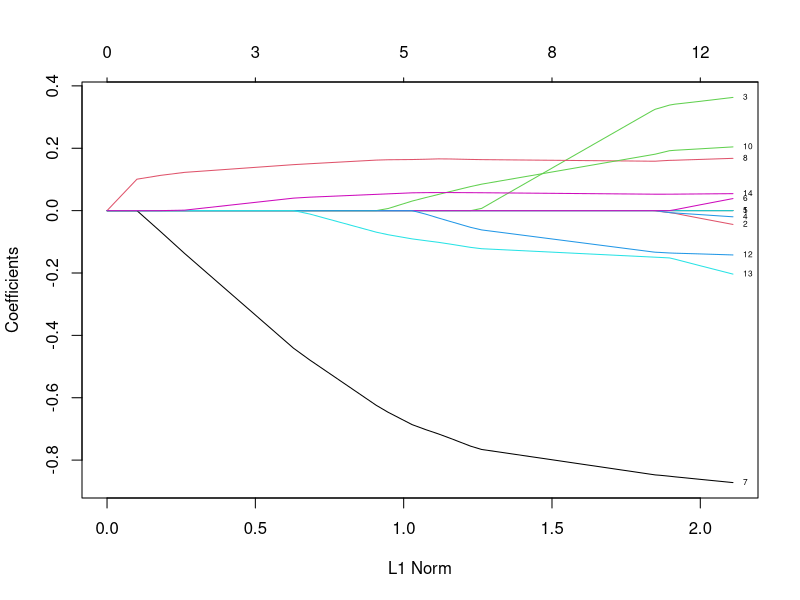
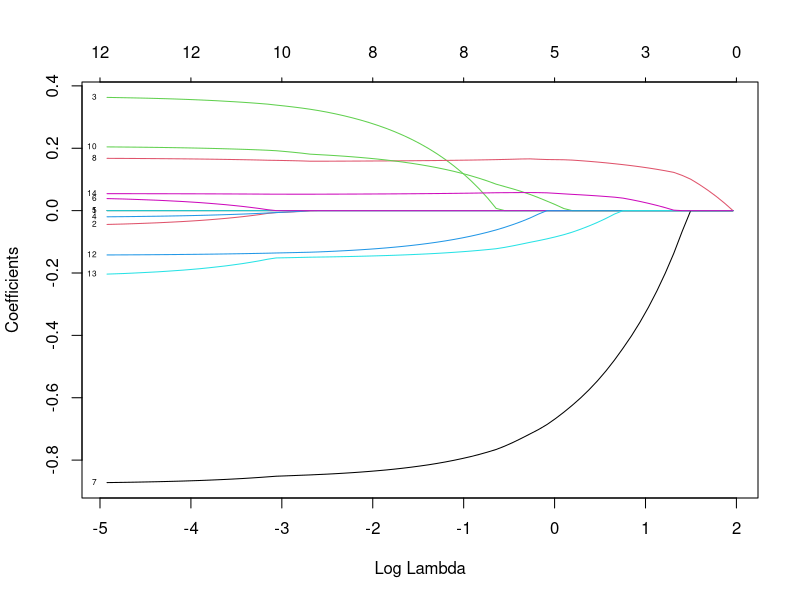
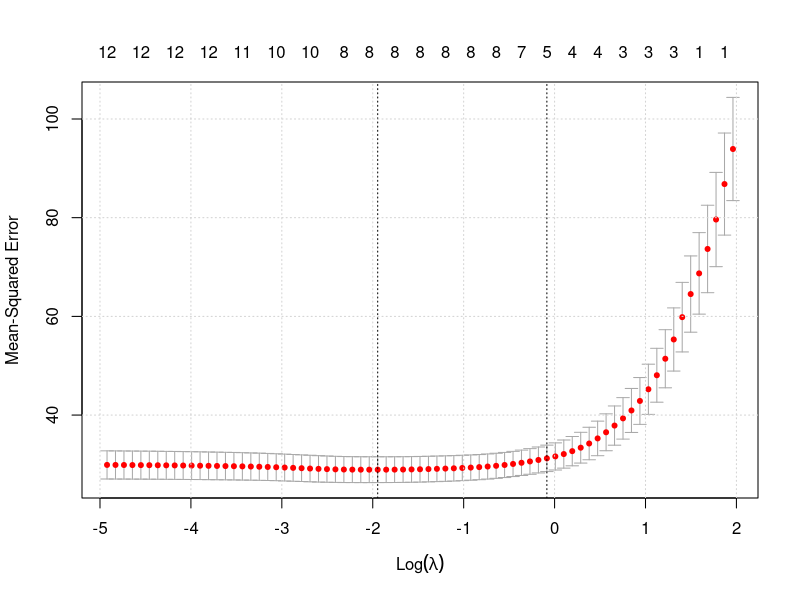
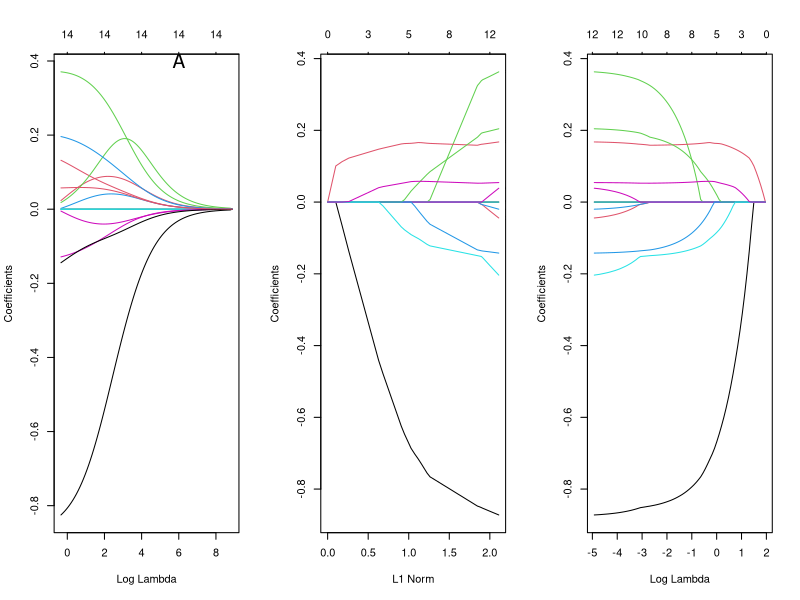
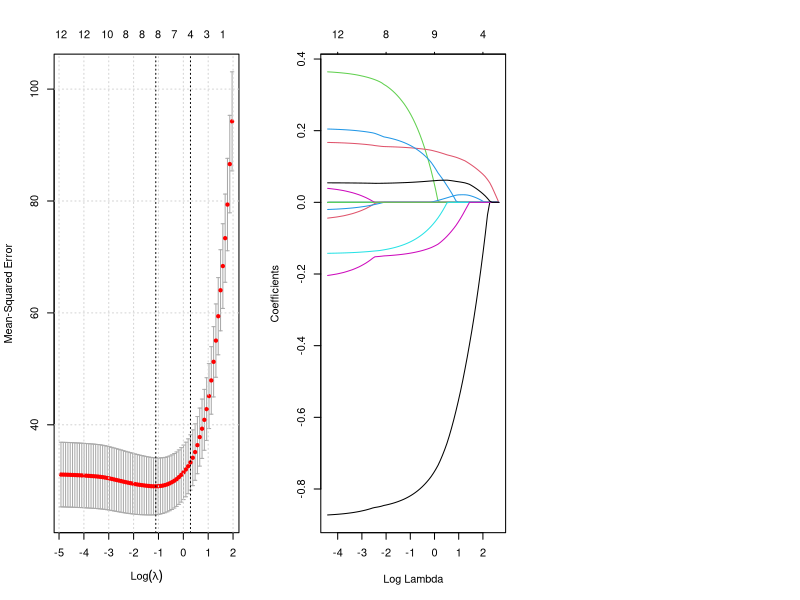

The R source for these figures, in order:
library(glmnet)
setwd('C:\\courses\\Coursera\\Current\\ML for Data Analysis\\Week3\\')

df <- read.csv('gapminder.csv')
df <- df[-1]
df <- df[!is.na(df$lifeexpectancy),]

index <- which(names(df) == 'lifeexpectancy')
n <- ncol(df)

impute.with.med <- function(x){
  #x<-as.numeric(as.character(x)) #first convert each column into numeric if it is from factor
  x[is.na(x)] <- median(x, na.rm=TRUE) #convert the item with NA to median value from the column
  x #display the column
}
df <- sapply(df, impute.with.med)

X <- as.matrix(df[,-index][,1:(n-1)])
Y <- df[,index]

model <- cv.glmnet(X, Y, alpha=1) # lasso
plot(model$glmnet.fit, "norm", label=TRUE)
plot(model$glmnet.fit, "lambda", label=TRUE)
plot(model)
grid()
#coef(model)
coef(model, s="lambda.min")
#coef(model, s="lambda.1se")

par(mfrow=c(1,3))
ans1 <- cv.glmnet(X, Y, alpha=0) # ridge
plot(ans1$glmnet.fit, "lambda", label=FALSE)
text (6, 0.4, "A", cex=1.8, font=1)

ans2 <- cv.glmnet(X, Y, alpha=1) # lasso
plot(ans2$glmnet.fit, "norm", label=TRUE)
plot(ans2$glmnet.fit, "lambda", label=TRUE)
text (-0.8, 0.48, "B", cex=1.8, font=1)
plot(ans2)
grid()
coef(ans2)

ans3 <- cv.glmnet(X, Y, alpha=0.5) # elastic net 
plot(ans3$glmnet.fit, "lambda", label=FALSE)
text (0, 0.62, "C", cex=1.8, font=1)